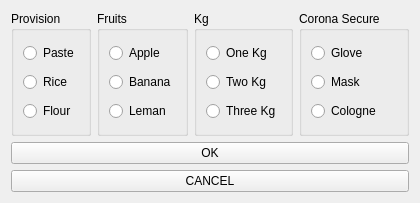
<?xml version="1.0" encoding="UTF-8"?>
<ui version="4.0">
 <class>Widget</class>
 <widget class="QWidget" name="Widget">
  <property name="geometry">
   <rect>
    <x>0</x>
    <y>0</y>
    <width>394</width>
    <height>203</height>
   </rect>
  </property>
  <property name="windowTitle">
   <string>Widget</string>
  </property>
  <layout class="QVBoxLayout" name="verticalLayout_5">
   <item>
    <layout class="QHBoxLayout" name="horizontalLayout">
     <item>
      <widget class="QGroupBox" name="groupBoxProvision">
       <property name="title">
        <string>Provision</string>
       </property>
       <layout class="QVBoxLayout" name="verticalLayout">
        <item>
         <widget class="QRadioButton" name="rPaste">
          <property name="text">
           <string>Paste</string>
          </property>
         </widget>
        </item>
        <item>
         <widget class="QRadioButton" name="rRice">
          <property name="text">
           <string>Rice</string>
          </property>
         </widget>
        </item>
        <item>
         <widget class="QRadioButton" name="rFlour">
          <property name="text">
           <string>Flour</string>
          </property>
         </widget>
        </item>
       </layout>
      </widget>
     </item>
     <item>
      <widget class="QGroupBox" name="groupBoxFruits">
       <property name="title">
        <string>Fruits</string>
       </property>
       <layout class="QVBoxLayout" name="verticalLayout_2">
        <item>
         <widget class="QRadioButton" name="rApple">
          <property name="text">
           <string>Apple</string>
          </property>
         </widget>
        </item>
        <item>
         <widget class="QRadioButton" name="rBanana">
          <property name="text">
           <string>Banana</string>
          </property>
         </widget>
        </item>
        <item>
         <widget class="QRadioButton" name="rLeman">
          <property name="text">
           <string>Leman</string>
          </property>
         </widget>
        </item>
       </layout>
      </widget>
     </item>
     <item>
      <widget class="QGroupBox" name="groupBoxKg">
       <property name="title">
        <string>Kg</string>
       </property>
       <layout class="QVBoxLayout" name="verticalLayout_3">
        <item>
         <widget class="QRadioButton" name="rOne">
          <property name="text">
           <string>One Kg</string>
          </property>
         </widget>
        </item>
        <item>
         <widget class="QRadioButton" name="rTwo">
          <property name="text">
           <string>Two Kg</string>
          </property>
         </widget>
        </item>
        <item>
         <widget class="QRadioButton" name="rThree">
          <property name="text">
           <string>Three Kg</string>
          </property>
         </widget>
        </item>
       </layout>
      </widget>
     </item>
     <item>
      <widget class="QGroupBox" name="groupBoxCoronoSecure">
       <property name="title">
        <string>Corona Secure</string>
       </property>
       <layout class="QVBoxLayout" name="verticalLayout_4">
        <item>
         <widget class="QRadioButton" name="rGlove">
          <property name="text">
           <string>Glove</string>
          </property>
         </widget>
        </item>
        <item>
         <widget class="QRadioButton" name="rMask">
          <property name="text">
           <string>Mask</string>
          </property>
         </widget>
        </item>
        <item>
         <widget class="QRadioButton" name="rCologne">
          <property name="text">
           <string>Cologne</string>
          </property>
         </widget>
        </item>
       </layout>
      </widget>
     </item>
    </layout>
   </item>
   <item>
    <widget class="QPushButton" name="pushOk">
     <property name="text">
      <string>OK</string>
     </property>
    </widget>
   </item>
   <item>
    <widget class="QPushButton" name="pushCancel">
     <property name="text">
      <string>CANCEL</string>
     </property>
    </widget>
   </item>
  </layout>
 </widget>
 <resources/>
 <connections/>
</ui>
